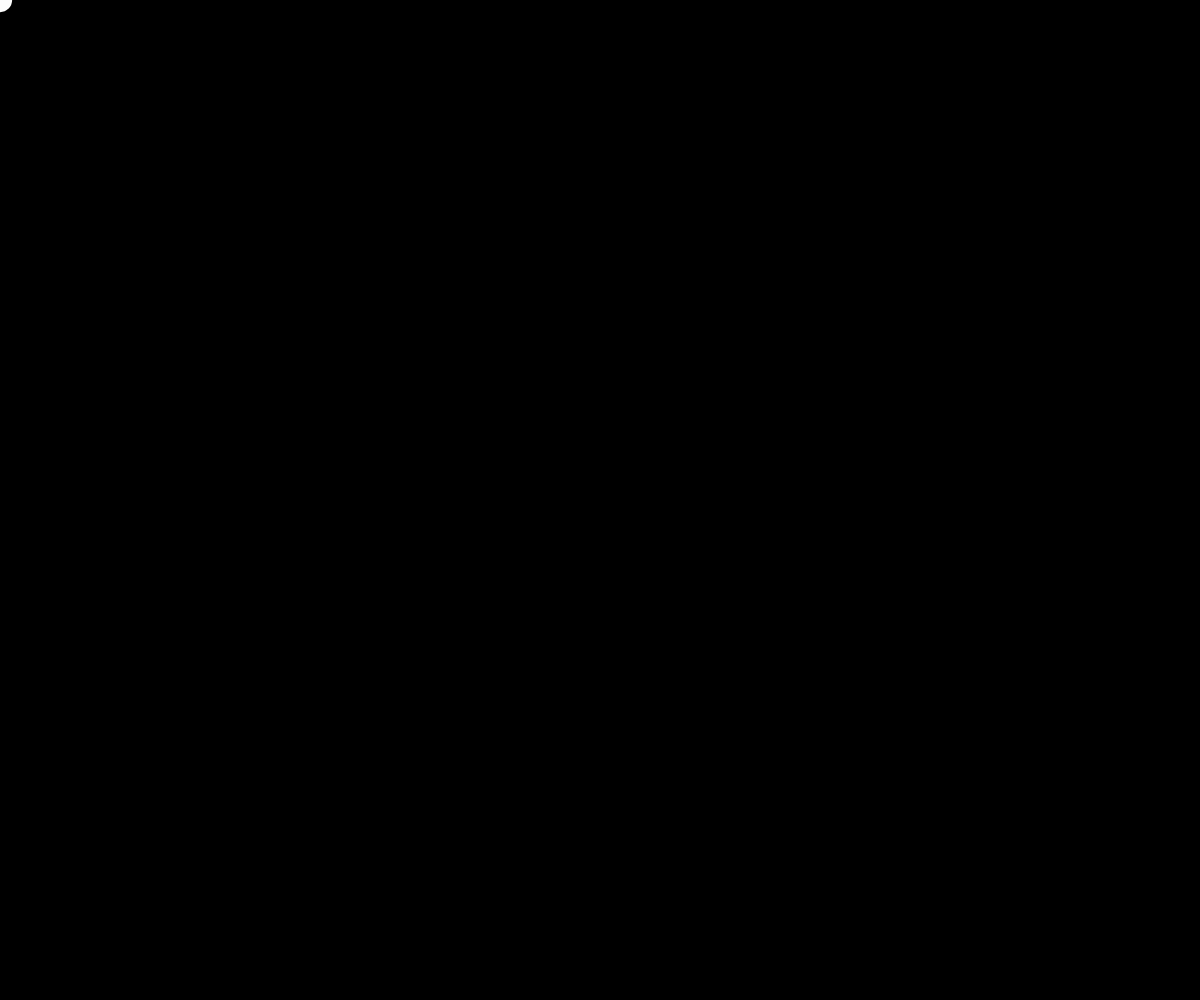
Frame 1 (no input)
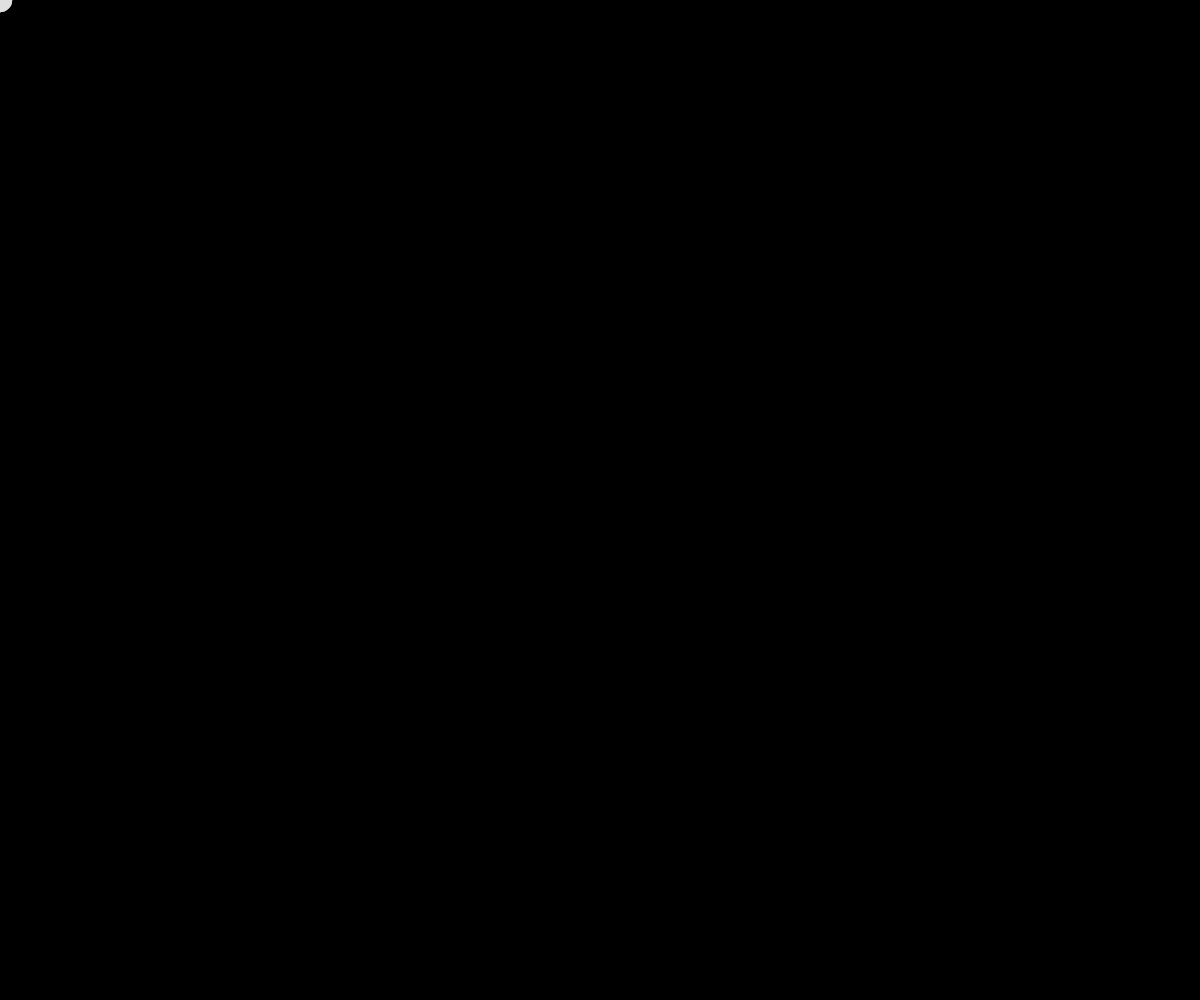
Frame 60 (no input)
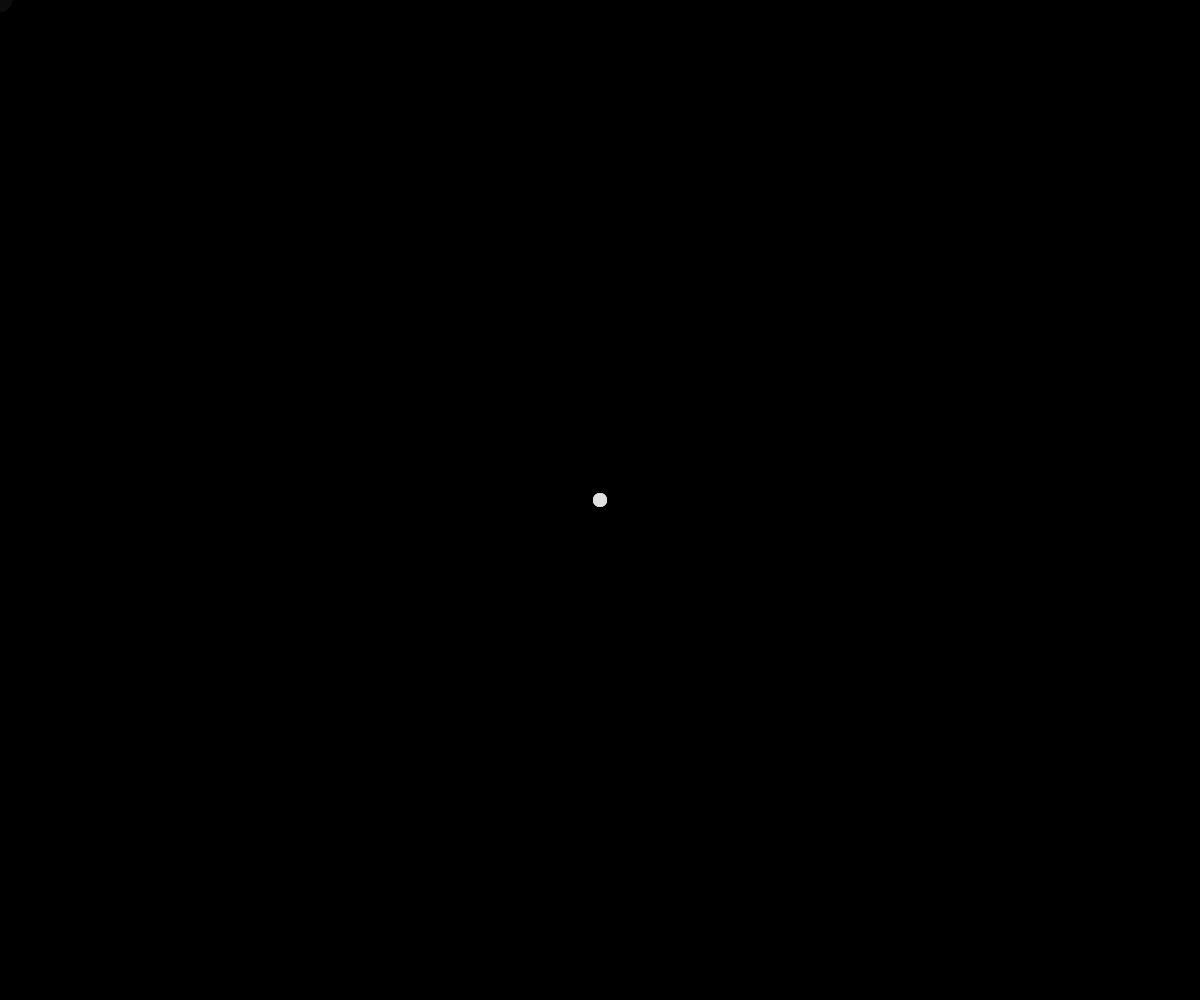
Frame 120 (the mouse pressed at the canvas centre since frame 60)

The p5.js sketch that drew these frames (run headless with seeded random() and noise() and a simulated clock; from frame 60 on, the mouse is pressed at the canvas centre):

// p5.js sketch
// ── sketch.js
let circles = [];

function setup() {
  createCanvas(windowWidth, windowHeight);
  background(0);
}

function draw() {
  background(0, 25); // Slightly transparent background for trail effect
  for (let i = circles.length - 1; i >= 0; i--) {
    circles[i].update();
    circles[i].display();
    if (circles[i].isFinished()) {
      circles.splice(i, 1); // Remove circle if finished
    }
  }
}

function mouseMoved() {
  circles.push(new Circle(mouseX, mouseY));
}

class Circle {
  constructor(x, y) {
    this.pos = createVector(x, y);
    this.radius = random(5, 15);
    this.alpha = 255;
    this.lifespan = 100; // Frames before fading
  }
  
  update() {
    this.lifespan--;
    this.alpha = map(this.lifespan, 0, 100, 0, 255);
  }
  
  display() {
    noStroke();
    fill(255, this.alpha);
    ellipse(this.pos.x, this.pos.y, this.radius * 2);
  }
  
  isFinished() {
    return this.lifespan <= 0;
  }
}

function windowResized() {
  resizeCanvas(windowWidth, windowHeight);
}

// ── P5.html
<!DOCTYPE html>
<html>
<head>
  <meta charset="UTF-8">
  <title>Interactive Background</title>
  <script src="https://cdnjs.cloudflare.com/ajax/libs/p5.js/1.4.2/p5.min.js"></script>
  <script src="sketch.js"></script>
  <style>
    body, html { margin: 0; padding: 0; overflow: hidden; }
    canvas { display: block; }
  </style>
</head>
<body></body>
</html>

// ── style.css
body, html {
    margin: 0;
    padding: 0;
    overflow: hidden;
  }
